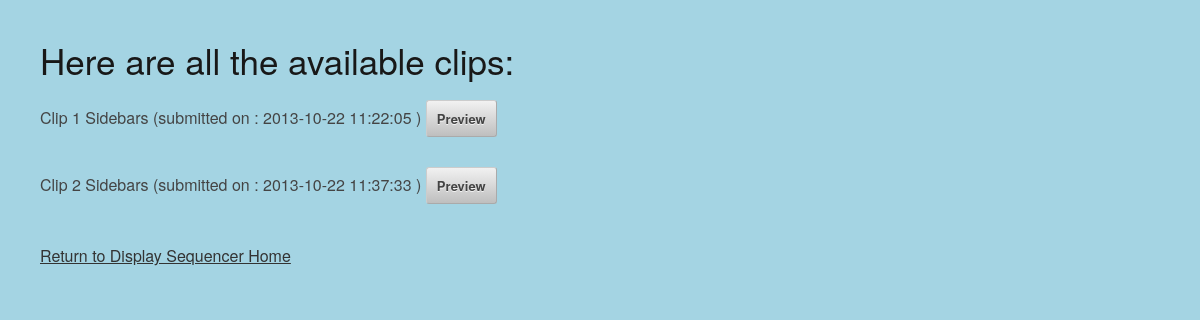
Page /visit/clips/index.php on the earlier database version.
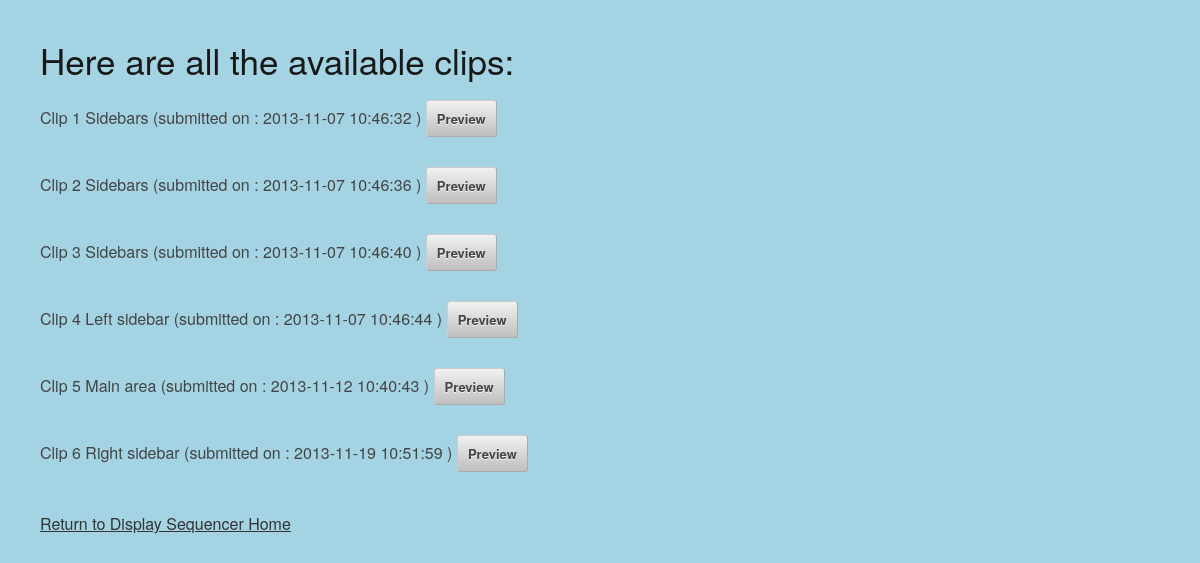
Same page on the later database version.
### tables this page shows
CREATE TABLE IF NOT EXISTS `clip` (
  `id` int(11) NOT NULL AUTO_INCREMENT,
  `clipname` text NOT NULL,
  `clipdate` timestamp NOT NULL DEFAULT CURRENT_TIMESTAMP ON UPDATE CURRENT_TIMESTAMP,
  `clipbackgroundcolor` text NOT NULL,
  `clipDurationInSeconds` int(11) NOT NULL DEFAULT '4',
  `clipOrderNumber` int(11) NOT NULL DEFAULT '1',
  `nextClipId` int(11) NOT NULL DEFAULT '0',
  `isLoop` tinyint(1) NOT NULL DEFAULT '1',
  `singleClip` tinyint(1) NOT NULL DEFAULT '1',
  `updated` tinyint(1) NOT NULL DEFAULT '0',
  `cliplayoutid` int(11) NOT NULL,
  PRIMARY KEY (`id`),
  KEY `cliplayoutid` (`cliplayoutid`)
);

### visit/clips/index.php (called while the page is built, shortened)
<?php
include '../../includes/db.inc.php';
try
{
    $result = $pdo->query('SELECT * FROM clip');
}
catch (PDOException $error)
{
    $error = $error->getMessage();
    include '../../includes/error.html.php';
    exit();
}
while ($row = $result->fetch())
{
    $clips[] = array(
        'id'    => $row['id'],
        'clipname'  => $row['clipname'],
        'clipdate' => $row['clipdate']
      );
}
include 'cliplist.html.php';
exit();
?>

### visit/clips/cliplist.html.php (the view, shortened to what this page needs)
<?php include '../../includes/helpers.inc.php'; ?>
<!DOCTYPE html>
<html>
    <head>
        <link rel="stylesheet" href="../../css/base.css">
    </head>
    <body style="padding: 40px;">
        <h2>Here are all the available clips:</h2>
        <p>
            <?php foreach ($clips as $clip): ?>
            <form action="" method="get">
                <?php echo htmlout($clip['clipname'], ENT_QUOTES, 'UTF-8'); ?>
                (submitted on : <?php echo htmlout($clip['clipdate'], ENT_QUOTES, 'UTF-8'); ?> )
                <input type="submit" name="action" value="Preview">
            </form>
        <?php endforeach; ?>
    </p>
    <p>
        <a href="../../">Return to Display Sequencer Home</a>
    </p>
</body>
</html>

### includes/helpers.inc.php
<?php
function html($text) {
    return htmlspecialchars($text, ENT_QUOTES, 'UTF-8');
}
function htmlout($text) {
    echo html($text);
}
?>

Differences in the rows shown:
changed clip: clipname "Clip 1 Sidebars 2013-10-22 11:22:05" → "Clip 1 Sidebars 2013-11-07 10:46:32"
changed clip: clipname "Clip 2 Sidebars 2013-10-22 11:37:33" → "Clip 2 Sidebars 2013-11-07 10:46:36"
added clip: clipname "Clip 3 Sidebars 2013-11-07 10:46:40"
added clip: clipname "Clip 4 Left sidebar 2013-11-07 10:46:44"
added clip: clipname "Clip 5 Main area 2013-11-12 10:40:43"
added clip: clipname "Clip 6 Right sidebar 2013-11-19 10:51:59"
